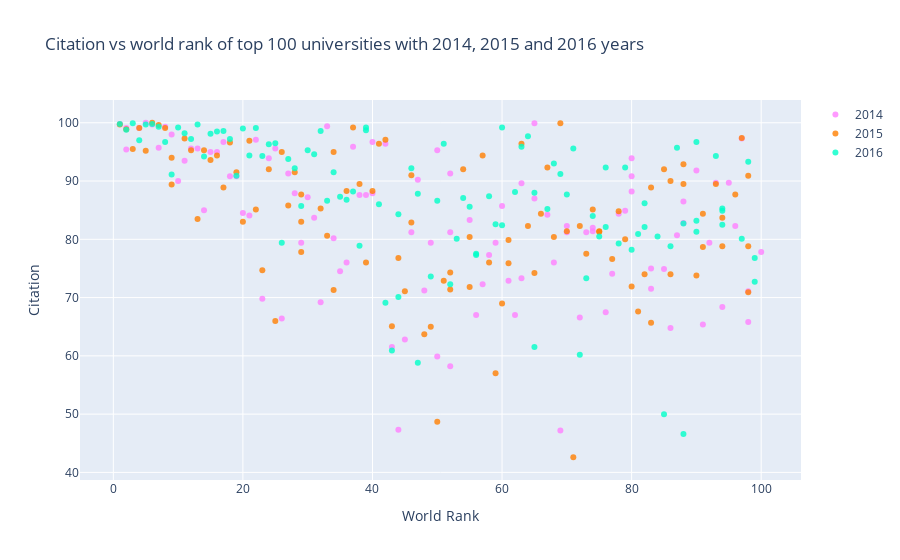

The notebook cell this image was saved under:
### Markdown cell above
<a id="3"></a> <br>
# Scatter
Scatter Example: Citation vs world rank of top 100 universities with 2014, 2015 and 2016 years
* Import graph_objs as *go*
* Creating traces
    * x = x axis
    * y = y axis
    * mode = type of plot like marker, line or line + markers
    * name = name of the plots
    * marker = marker is used with dictionary. 
        * color = color of lines. It takes RGB (red, green, blue) and opacity (alpha)
    * text = The hover text (hover is curser)
* data = is a list that we add traces into it
* layout = it is dictionary.
    * title = title of layout
    * x axis = it is dictionary
        * title = label of x axis
        * ticklen = length of x axis ticks
        * zeroline = showing zero line or not
    * y axis = it is dictionary and same with x axis
* fig = it includes data and layout
* iplot() = plots the figure(fig) that is created by data and layout

### Code cell
# prepare data frames
df2014 = timesData[timesData.year == 2014].iloc[:100,:]
df2015 = timesData[timesData.year == 2015].iloc[:100,:]
df2016 = timesData[timesData.year == 2016].iloc[:100,:]
df2016['world_rank'] = df2016['world_rank'].str.replace('=','')

df2014['world_rank'] = df2014['world_rank'].astype(int)
df2015['world_rank'] = df2015['world_rank'].astype(int)
df2016['world_rank'] = df2016['world_rank'].astype(int)


# import graph objects as "go"
import plotly.graph_objs as go

# creating trace1
trace1 =go.Scatter(
                    x = df2014.world_rank,
                    y = df2014.citations,
                    mode = "markers",
                    name = "2014",
                    marker = dict(color = 'rgba(255, 128, 255, 0.8)'),
                    text= df2014.university_name)
# creating trace2
trace2 =go.Scatter(
                    x = df2015.world_rank,
                    y = df2015.citations,
                    mode = "markers",
                    name = "2015",
                    marker = dict(color = 'rgba(255, 128, 2, 0.8)'),
                    text= df2015.university_name)
# creating trace3
trace3 =go.Scatter(
                    x = df2016.world_rank,
                    y = df2016.citations,
                    mode = "markers",
                    name = "2016",
                    marker = dict(color = 'rgba(0, 255, 200, 0.8)'),
                    text= df2016.university_name)

data = [trace1, trace2, trace3]

layout = dict(title = 'Citation vs world rank of top 100 universities with 2014, 2015 and 2016 years',
              xaxis= dict(title= 'World Rank',ticklen= 5,zeroline= False),
              yaxis= dict(title= 'Citation',ticklen= 5,zeroline= False)
             )

fig = dict(data = data, layout = layout)
# fig = go.Figure(data = data, layout=layout)

iplot(fig)

### Figure 1 — Plotly figure (JSON) as saved in the notebook; plotly's stock layout.template omitted (floating-point values rounded to 4 significant figures)
{"data": [{"marker": {"color": "rgba(255, 128, 255, 0.8)"}, "mode": "markers", "name": "2014", "text": ["California Institute of Technology", "Harvard University", "University of Oxford", "Stanford University", "Massachusetts Institute of Technology", "Princeton University", "University of Cambridge", "University of California, Berkeley", "University of Chicago", "Imperial College London", "Yale University", "University of California, Los Angeles", "Columbia University", "ETH Zurich – Swiss Federal Institute of Technology Zurich", "Johns Hopkins University", "University of Pennsylvania", "Duke University", "University of Michigan", "Cornell University", "University of Toronto", "University College London", "Northwestern University", "University of Tokyo", "Carnegie Mellon University", "University of Washington", "National University of Singapore", "University of Texas at Austin", "Georgia Institute of Technology", "University of Illinois at Urbana-Champaign", "University of Wisconsin-Madison", "University of British Columbia", "London School of Economics and Political Science", "University of California, Santa Barbara", "University of Melbourne", "McGill University", "Karolinska Institute", "École Polytechnique Fédérale de Lausanne", "King’s College London", "University of Edinburgh", "New York University", "University of California, San Diego", "Washington University in St Louis", "University of Hong Kong", "Seoul National University", "Peking University", "University of Minnesota", "University of North Carolina at Chapel Hill", "Australian National University", "Pennsylvania State University", "Boston University", "Tsinghua University", "Brown University", "Kyoto University", "University of California, Davis", "LMU Munich", "Korea Advanced Institute of Science and Technology (KAIST)", "Hong Kong University of Science and Technology", "University of Manchester", "Ohio State University", "Pohang University of Science and Technology", "KU Leuven", "Purdue University", "The University of Queensland", "University of Göttingen", "Rice University", "École Normale Supérieure", "Leiden University", "Heidelberg University", "Delft University of Technology", "University of Southern California", "École Polytechnique", "University of Sydney", "Erasmus University Rotterdam", "University of Basel", "Utrecht University", "Nanyang Technological University", "Wageningen University and Research Center", "University of Pittsburgh", "University of Bristol", "Durham University", "Emory University", "Tufts University", "Michigan State University", "University of Amsterdam", "Ghent University", "Free University of Berlin", "Technical University of Munich", "Case Western Reserve University", "Vanderbilt University", "University of Notre Dame", "Monash University", "McMaster University", "University of California, Irvine", "Humboldt University of Berlin", "University of Rochester", "Pierre and Marie Curie University", "University of Colorado Boulder", "Maastricht University", "University of Groningen", "University of Helsinki"], "type": "scatter", "x": [1, 2, 2, 4, 5, 6, 7, 8, 9, 10, 11, 12, 13, 14, 15, 16, 17, 18, 19, 20, 21, 22, 23, 24, 25, 26, 27, 28, 29, 30, 31, 32, 33, 34, 35, 36, 37, 38, 39, 40, 40, 42, 43, 44, 45, 46, 47, 48, 49, 50, 50, 52, 52, 52, 55, 56, 57, 58, 59, 60, 61, 62, 63, 63, 65, 65, 67, 68, 69, 70, 70, 72, 73, 74, 74, 76, 77, 78, 79, 80, 80, 80, 83, 83, 85, 86, 87, 88, 88, 90, 91, 92, 93, 94, 95, 96, 97, 98, 98, 100], "y": [99.8, 99.1, 95.4, 99.1, 100, 99.7, 95.7, 99.3, 98, 90, 93.5, 95.6, 95.6, 85, 95, 95, 96.7, 90.8, 90.8, 84.5, 84.1, 97.1, 69.8, 93.9, 95.6, 66.4, 91.3, 87.9, 79.4, 87.2, 83.7, 69.2, 99.4, 80.2, 74.5, 76, 95.9, 87.6, 87.6, 87.9, 96.7, 96.4, 61.5, 47.3, 62.8, 81.2, 90.2, 71.2, 79.4, 95.3, 59.9, 91.3, 58.2, 81.2, 83.3, 67, 72.3, 77.3, 79.4, 85.7, 72.9, 67, 73.3, 89.6, 99.9, 87, 84.2, 76, 47.2, 81.2, 82.3, 66.6, 81.2, 81.4, 82, 67.5, 74.1, 84.4, 84.9, 88.2, 90.8, 93.9, 71.5, 75, 74.9, 64.8, 80.7, 82.8, 86.5, 91.8, 65.4, 79.4, 89.7, 68.4, 89.7, 82.3, 97.3, 65.8, 71.1, 77.8]}, {"marker": {"color": "rgba(255, 128, 2, 0.8)"}, "mode": "markers", "name": "2015", "text": ["California Institute of Technology", "Harvard University", "University of Oxford", "Stanford University", "University of Cambridge", "Massachusetts Institute of Technology", "Princeton University", "University of California, Berkeley", "Imperial College London", "Yale University", "University of Chicago", "University of California, Los Angeles", "ETH Zurich – Swiss Federal Institute of Technology Zurich", "Columbia University", "Johns Hopkins University", "University of Pennsylvania", "University of Michigan", "Duke University", "Cornell University", "University of Toronto", "Northwestern University", "University College London", "University of Tokyo", "Carnegie Mellon University", "National University of Singapore", "University of Washington", "Georgia Institute of Technology", "University of Texas at Austin", "LMU Munich", "University of Illinois at Urbana-Champaign", "University of Wisconsin-Madison", "University of British Columbia", "University of Melbourne", "London School of Economics and Political Science", "École Polytechnique Fédérale de Lausanne", "University of Edinburgh", "University of California, Santa Barbara", "New York University", "McGill University", "King’s College London", "University of California, San Diego", "Washington University in St Louis", "University of Hong Kong", "Karolinska Institute", "Australian National University", "University of Minnesota", "University of North Carolina at Chapel Hill", "Peking University", "Tsinghua University", "Seoul National University", "Hong Kong University of Science and Technology", "Korea Advanced Institute of Science and Technology (KAIST)", "University of Manchester", "Brown University", "KU Leuven", "University of California, Davis", "Boston University", "Pennsylvania State University", "Kyoto University", "University of Sydney", "Nanyang Technological University", "École Polytechnique", "Scuola Normale Superiore di Pisa", "Leiden University", "The University of Queensland", "Pohang University of Science and Technology", "University of Göttingen", "Ohio State University", "Rice University", "Heidelberg University", "Delft University of Technology", "Erasmus University Rotterdam", "Wageningen University and Research Center", "University of Bristol", "University of Basel", "University of Southern California", "University of Amsterdam", "École Normale Supérieure", "Utrecht University", "Humboldt University of Berlin", "Free University of Berlin", "Michigan State University", "Durham University", "Monash University", "Middle East Technical University", "University of Arizona", "University of Notre Dame", "Tufts University", "University of California, Irvine", "Ghent University", "University of Massachusetts", "University of Pittsburgh", "Emory University", "McMaster University", "University of Glasgow", "Vanderbilt University", "University of Colorado Boulder", "Stockholm University", "Technical University of Munich", "Uppsala University"], "type": "scatter", "x": [1, 2, 3, 4, 5, 6, 7, 8, 9, 9, 11, 12, 13, 14, 15, 16, 17, 18, 19, 20, 21, 22, 23, 24, 25, 26, 27, 28, 29, 29, 29, 32, 33, 34, 34, 36, 37, 38, 39, 40, 41, 42, 43, 44, 45, 46, 46, 48, 49, 50, 51, 52, 52, 54, 55, 55, 57, 58, 59, 60, 61, 61, 63, 64, 65, 66, 67, 68, 69, 70, 71, 72, 73, 74, 75, 75, 77, 78, 79, 80, 81, 82, 83, 83, 85, 86, 86, 88, 88, 90, 91, 91, 93, 94, 94, 96, 97, 98, 98, 98], "y": [99.7, 98.9, 95.5, 99.1, 95.2, 100, 99.6, 99.1, 89.4, 94, 97.3, 95.3, 83.5, 95.3, 93.6, 94.4, 88.9, 96.6, 91.5, 83, 96.9, 85.1, 74.7, 92, 66, 95, 85.8, 91.5, 83, 77.8, 87.7, 85.3, 80.6, 71.3, 95, 88.3, 99.2, 89.5, 76, 88.3, 96.4, 97.1, 65.1, 76.8, 71.1, 82.9, 91, 63.7, 65, 48.7, 72.9, 71.4, 74.3, 92, 71.8, 80.4, 94.4, 76, 57, 69, 75.9, 79.9, 96.4, 82.3, 74.2, 84.4, 92.3, 80.4, 99.9, 81.4, 42.6, 82.3, 77.5, 85.1, 81.4, 81.3, 76.6, 84.8, 80, 71.9, 67.6, 74, 88.9, 65.7, 92, 74, 90, 92.9, 89.5, 73.8, 78.7, 84.4, 89.5, 78.8, 83.7, 87.7, 97.4, 90.9, 78.8, 70.9]}, {"marker": {"color": "rgba(0, 255, 200, 0.8)"}, "mode": "markers", "name": "2016", "text": ["California Institute of Technology", "University of Oxford", "Stanford University", "University of Cambridge", "Massachusetts Institute of Technology", "Harvard University", "Princeton University", "Imperial College London", "ETH Zurich – Swiss Federal Institute of Technology Zurich", "University of Chicago", "Johns Hopkins University", "Yale University", "University of California, Berkeley", "University College London", "Columbia University", "University of California, Los Angeles", "University of Pennsylvania", "Cornell University", "University of Toronto", "Duke University", "University of Michigan", "Carnegie Mellon University", "London School of Economics and Political Science", "University of Edinburgh", "Northwestern University", "National University of Singapore", "King’s College London", "Karolinska Institute", "LMU Munich", "New York University", "École Polytechnique Fédérale de Lausanne", "University of Washington", "University of Melbourne", "University of British Columbia", "KU Leuven", "University of Illinois at Urbana-Champaign", "Heidelberg University", "McGill University", "University of California, San Diego", "University of California, Santa Barbara", "Georgia Institute of Technology", "Peking University", "University of Tokyo", "University of California, Davis", "University of Hong Kong", "University of Texas at Austin", "Tsinghua University", "Wageningen University and Research Center", "Humboldt University of Berlin", "University of Wisconsin-Madison", "Brown University", "Australian National University", "Technical University of Munich", "École Normale Supérieure", "Nanyang Technological University", "University of Manchester", "University of Sydney", "University of Amsterdam", "Hong Kong University of Science and Technology", "The University of Queensland", "Washington University in St Louis", "Utrecht University", "University of North Carolina at Chapel Hill", "Boston University", "Delft University of Technology", "University of Minnesota", "Leiden University", "University of Southern California", "University of Bristol", "Durham University", "Erasmus University Rotterdam", "Free University of Berlin", "Monash University", "University of Groningen", "Pennsylvania State University", "University of Glasgow", "University of Helsinki", "University of Tübingen", "University of Pittsburgh", "University of Warwick", "Uppsala University", "University of Copenhagen", "University of New South Wales", "University of Freiburg", "Seoul National University", "University of St Andrews", "Vanderbilt University", "Kyoto University", "Maastricht University", "Emory University", "Lund University", "Ohio State University", "University of Exeter", "University of Bonn", "Georgetown University", "McMaster University", "University of Sheffield", "Queen Mary University of London", "University of Göttingen", "Michigan State University"], "type": "scatter", "x": [1, 2, 3, 4, 5, 6, 7, 8, 9, 10, 11, 12, 13, 14, 15, 16, 17, 18, 19, 20, 21, 22, 23, 24, 25, 26, 27, 28, 29, 30, 31, 32, 33, 34, 35, 36, 37, 38, 39, 39, 41, 42, 43, 44, 44, 46, 47, 47, 49, 50, 51, 52, 53, 54, 55, 56, 56, 58, 59, 60, 60, 62, 63, 64, 65, 65, 67, 68, 69, 70, 71, 72, 73, 74, 75, 76, 76, 78, 79, 80, 81, 82, 82, 84, 85, 86, 87, 88, 88, 90, 90, 90, 93, 94, 94, 94, 97, 98, 99, 99], "y": [99.8, 98.8, 99.9, 97, 99.7, 99.8, 99.3, 96.7, 91.1, 99.2, 98.2, 97.2, 99.7, 94.2, 98.1, 98.5, 98.6, 97.2, 90.9, 99, 94.4, 99.1, 94.3, 96.3, 96.5, 79.4, 93.8, 92.2, 85.7, 95.3, 94.6, 98.6, 86.6, 91.5, 87.3, 86.8, 88.2, 78.9, 98.7, 99.2, 86, 69.1, 60.9, 84.3, 70.1, 92.2, 58.8, 87.8, 73.6, 86.6, 96.4, 72.3, 80.1, 87.1, 85.6, 77.3, 77.5, 87.4, 82.6, 82.4, 99.2, 88.1, 95.9, 97.7, 61.5, 88, 85.2, 93, 91.2, 87.7, 95.6, 60.2, 73.3, 84, 80.5, 92.3, 82.1, 79.3, 92.3, 78.2, 80.9, 86.2, 82.1, 80.5, 50, 78.8, 95.7, 46.6, 82.7, 96.7, 81.3, 83.2, 94.3, 85.3, 82.5, 84.9, 80.1, 93.3, 72.7, 76.8]}], "layout": {"title": {"text": "Citation vs world rank of top 100 universities with 2014, 2015 and 2016 years"}, "xaxis": {"ticklen": 5, "title": {"text": "World Rank"}, "zeroline": false}, "yaxis": {"ticklen": 5, "title": {"text": "Citation"}, "zeroline": false}}}
